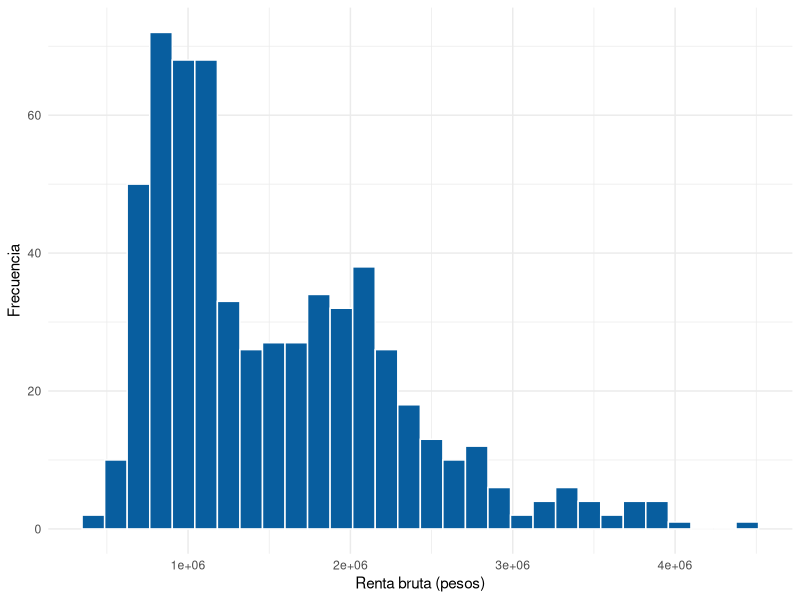

The R source for this figure:
## ---- chunk 1
# Opciones para todos los chunks: no mostrar el código en el informe
knitr::opts_chunk$set(echo = FALSE, message = FALSE, warning = FALSE)

# install.packages(c("tidyverse", "here", "knitr"))   # solo la primera vez
library(tidyverse)
library(knitr)

# here() parte siempre desde la raíz del proyecto (donde está el .Rproj)
datos <- read.csv("dotacion_publica.csv")
## ---- chunk 2
tabla1 <- datos %>%
  group_by(sexo) %>%
  summarise(
    n = n(),
    promedio = mean(renta_bruta),
    mediana = median(renta_bruta),
    desv_est = sd(renta_bruta)
  )

kable(tabla1, digits = 0,
      col.names = c("Sexo", "N", "Promedio", "Mediana", "Desv. estándar"),
      caption = "Tabla 1. Renta bruta (en pesos) según sexo")
## ---- chunk 3
ggplot(datos, aes(x = renta_bruta)) +
  geom_histogram(bins = 30, fill = "#085e9f", color = "white") +
  labs(x = "Renta bruta (pesos)", y = "Frecuencia") +
  theme_minimal()
